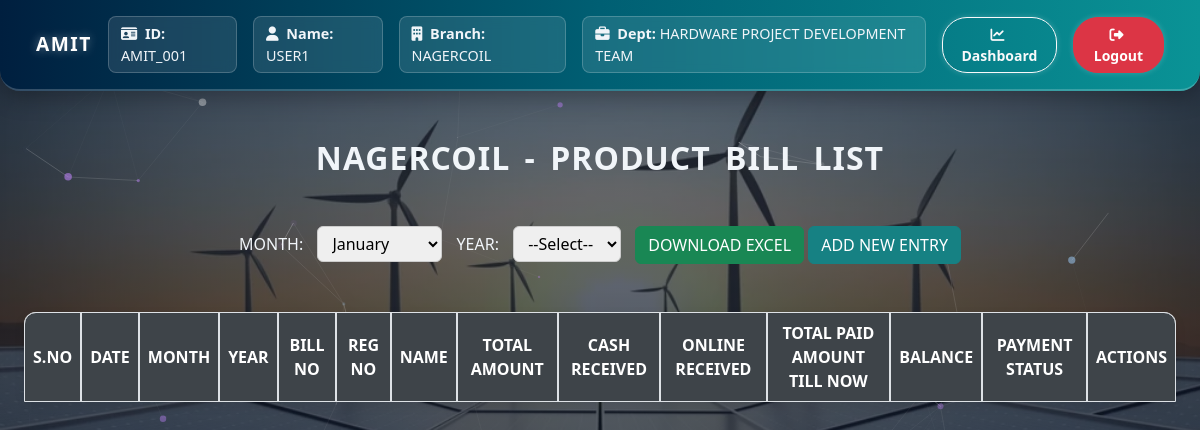
Page /billwise-payment/NAGERCOIL/PRODUCT/ (signed in) on the committed database.
### amit_logins/models.py (models this page shows, shortened)
class User(AbstractUser):
    DEPARTMENT_CHOICES = [
        ('HARDWARE PROJECT DEVELOPMENT TEAM', 'HARDWARE PROJECT DEVELOPMENT TEAM'),
        ('ADMIN TEAM', 'ADMIN TEAM'),
        ('ADMIN-MANAGEMENT WORK TEAM', 'ADMIN-MANAGEMENT WORK TEAM'),
    ]
    BRANCH_CHOICES = [
        ('NAGERCOIL', 'NAGERCOIL'),
    ]
    employee_name = models.CharField(max_length=100, null=True, blank=True)
    department = models.CharField(max_length=50, choices=DEPARTMENT_CHOICES)
    branch = models.CharField(max_length=20, choices=BRANCH_CHOICES)
    is_team_leader = models.BooleanField(default=False)
    is_approved = models.BooleanField(default=False)

### amit_logins/views.py (the view)
# urls.py: path('billwise-payment/<str:branch>/<str:bill_type>/', views.bill_list, name='bill_list'),
def bill_list(request, branch, bill_type):
    try:
        model = get_model(branch, bill_type)
    except ValueError as e:
        return render(request, 'error.html', {'error': str(e)})
    records = model.objects.all().order_by('-DATE', '-S_NO')
    current_year = datetime.now().year
    years = [year for year in range(current_year, current_year - 10, -1)]
    return render(request, 'billwise/report.html', {
        'records': records,
        'branch': branch,
        'bill_type': bill_type,
        'years': years
    })

### amit_logins/views.py (called while the page is built)
def get_model(branch, bill_type):
    model_name = f"{branch}{bill_type}BILL"
    try:
        return globals()[model_name]
    except KeyError:
        raise ValueError(f"Model '{model_name}' not found.")

### amit_logins/templates/billwise/report.html (shortened to what this page needs)
{% extends "logins/base.html" %}
{% block content %}
<div class="container-fluid">
    <h2 class="text-center mt-5" style="font-weight:900;text-transform:uppercase">{{ branch }} - {{ bill_type }} Bill
        List</h2>
    <center>
        <div class="mt-5">
            <form method="get" action="{% url 'export_bills_to_excel' branch bill_type %}">
                <label for="month" class="text-uppercase">Month:</label>
                <select id="month" name="month" required>
                    <option value="01">January</option>
                </select>
                <label for="year" class="text-uppercase">Year:</label>
                <select name="year" id="year" required>
                    <option value="">--Select--</option>
                </select>
                <button type="submit" class="btn btn-success">DOWNLOAD EXCEL</button>
                <a href="{% url 'add_bill' branch bill_type %}" class="btn btn-primary">ADD NEW ENTRY</a>
            </form>
        </div>
    </center>
    <table class="table table-bordered table-rounded mt-5 text-center">
        <thead>
            <tr class="text-uppercase">
                <th>S.NO</th>
                <th>DATE</th>
                <th>MONTH</th>
                <th>YEAR</th>
                <th>BILL NO</th>
                <th>REG NO</th>
                <th>NAME</th>
                <th>TOTAL AMOUNT</th>
                <th>CASH RECEIVED</th>
                <th>ONLINE RECEIVED</th>
                <th>TOTAL PAID AMOUNT TILL NOW</th>
                <th>BALANCE</th>
                <th>PAYMENT STATUS</th>
                <th>ACTIONS</th>
            </tr>
        </thead>
    </table>
</div>
{% endblock %}

### amit_logins/templates/logins/base.html (shortened to what this page needs)
{% load static %}
<!DOCTYPE html>
<html lang="en">
<head>
  <link href="https://cdn.jsdelivr.net/npm/bootstrap@5.3.5/dist/css/bootstrap.min.css" rel="stylesheet">
  <link rel="stylesheet" href="https://cdnjs.cloudflare.com/ajax/libs/font-awesome/6.4.0/css/all.min.css">
  <link href="https://cdn.jsdelivr.net/npm/bootstrap-icons@1.11.1/font/bootstrap-icons.css" rel="stylesheet">
</head>
<body>
  <div id="particles-js"></div>
  {% if user.is_authenticated %}
<nav class="navbar navbar-expand-lg navbar-dark custom-navbar px-4 py-3">
  <div class="container-fluid">
    <a class="navbar-brand fw-bold text-uppercase" href="#">
      AMIT
    </a>
    <div class="collapse navbar-collapse justify-content-end" id="navbarContent">
      <ul class="navbar-nav align-items-center gap-3">
        <li class="nav-item user-box">
          <i class="fa-solid fa-id-card me-1"></i> <strong>ID:</strong> {{ user.username }}
        </li>
        {% if not user.is_superuser %}
        <li class="nav-item user-box">
          <i class="fa-solid fa-user me-1"></i> <strong>Name:</strong> {{ user.employee_name }}
        </li>
        <li class="nav-item user-box">
          <i class="fa-solid fa-building me-1"></i> <strong>Branch:</strong> {{ user.branch }}
        </li>
        <li class="nav-item user-box">
          <i class="fa-solid fa-briefcase me-1"></i> <strong>Dept:</strong> {{ user.department }}
        </li>
        {% endif %}
        <li class="nav-item">
          <a href="{% url 'dashboard' %}" class="btn nav-btn btn-outline-light btn-sm">
            <i class="fa-solid fa-chart-line me-1"></i> Dashboard
          </a>
        </li>
        <li class="nav-item">
          <a href="{% url 'logout' %}" class="btn nav-btn btn-danger btn-sm">
            <i class="fa-solid fa-right-from-bracket me-1"></i> Logout
          </a>
        </li>
      </ul>
    </div>
  </div>
</nav>
{% endif %}
  <div class="container-fluid content-wrapper mt-4">
    {% block content %}
    {% endblock %}
  </div>
</body>
</html>

### rows in the picture
User: username "AMIT_001", employee_name "USER1", branch "NAGERCOIL", department "HARDWARE PROJECT DEVELOPMENT TEAM"

### other values in the picture
{{ bill_type }} "PRODUCT"
